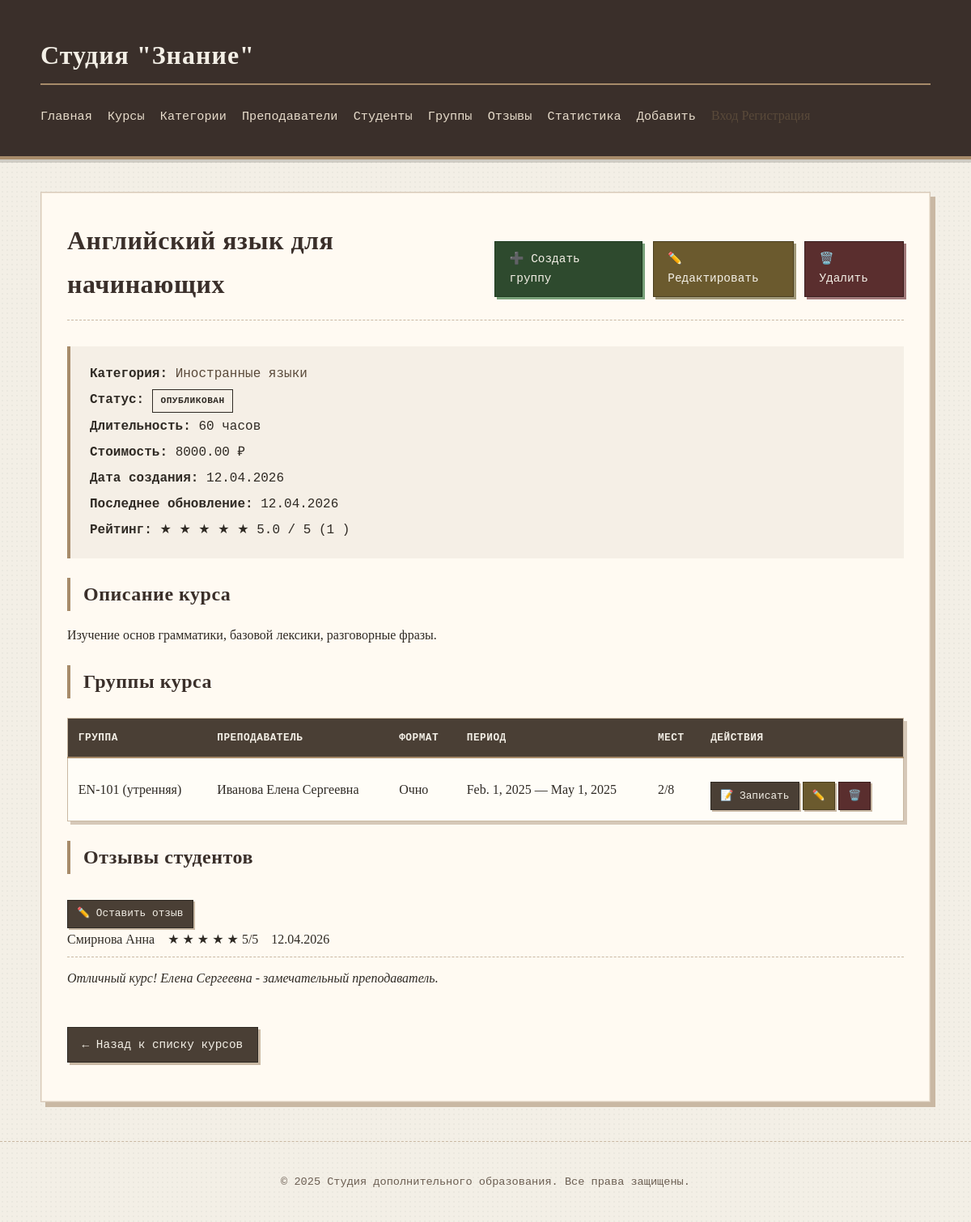
Screenshot of /education/course/english-beginners/ with the database file from the repository.
### education/models.py (models this page shows, shortened)
class Course(models.Model):
    class Status(models.IntegerChoices):
        DRAFT = 0, 'Черновик'
        PUBLISHED = 1, 'Опубликован'
    category = models.ForeignKey(
        Category,
        on_delete=models.SET_NULL,
        null=True,
        related_name='courses',
        verbose_name="Категория"
    )
    title = models.CharField(max_length=100, verbose_name="Название")
    slug = models.SlugField(max_length=100, unique=True, db_index=True, verbose_name="URL")
    description = models.TextField(verbose_name="Краткое описание")
    full_description = models.TextField(blank=True, verbose_name="Полное описание")
    duration_hours = models.IntegerField(verbose_name="Длительность (часы)")
    price = models.DecimalField(max_digits=10, decimal_places=2, verbose_name="Стоимость")
    status = models.IntegerField(
        choices=Status.choices,
        default=Status.DRAFT,
        verbose_name="Статус"
    )
    time_create = models.DateTimeField(auto_now_add=True, verbose_name="Дата создания")
    time_update = models.DateTimeField(auto_now=True, verbose_name="Дата изменения")
    class Meta:
        db_table = 'courses'
        verbose_name = 'Курс'
        verbose_name_plural = 'Курсы'
        ordering = ['-time_create']

class Category(models.Model):
    name = models.CharField(max_length=100, verbose_name="Название категории", unique=True)
    slug = models.SlugField(max_length=100, unique=True, db_index=True, verbose_name="URL")
    description = models.TextField(blank=True, verbose_name="Описание категории")
    class Meta:
        db_table = 'categories'
        verbose_name = 'Категория'
        verbose_name_plural = 'Категории'
        ordering = ['name']
    def get_absolute_url(self):
        return reverse('category-detail', kwargs={'cat_slug': self.slug})

class Group(models.Model):
    FORMAT_CHOICES = [
        ('offline', 'Очно'),
        ('online', 'Онлайн'),
        ('hybrid', 'Гибридный'),
    ]
    course = models.ForeignKey(Course, on_delete=models.CASCADE, related_name='groups', verbose_name="Курс")
    teacher = models.ForeignKey(Teacher, on_delete=models.SET_NULL, null=True, related_name='groups', verbose_name="Преподаватель")
    name = models.CharField(max_length=100, verbose_name="Название группы")
    start_date = models.DateField(verbose_name="Дата начала")
    end_date = models.DateField(verbose_name="Дата окончания")
    format = models.CharField(max_length=20, choices=FORMAT_CHOICES, verbose_name="Формат обучения")
    max_students = models.PositiveIntegerField(default=10, verbose_name="Макс. студентов")
    is_active = models.BooleanField(default=True, verbose_name="Активна")
    class Meta:
        db_table = 'groups'
        verbose_name = 'Группа'
        verbose_name_plural = 'Группы'
        ordering = ['-start_date']

class Teacher(models.Model):
    user = models.OneToOneField(
        User,
        on_delete=models.CASCADE,
        null=True,
        blank=True,
        related_name='teacher_profile',
        verbose_name="Пользователь"
    )
    first_name = models.CharField(max_length=50, verbose_name="Имя")
    last_name = models.CharField(max_length=50, verbose_name="Фамилия")
    middle_name = models.CharField(max_length=50, blank=True, verbose_name="Отчество")
    specialization = models.CharField(max_length=100, verbose_name="Специализация")
    phone = models.CharField(max_length=20, verbose_name="Телефон")
    email = models.EmailField(max_length=100, blank=True, verbose_name="Email")
    bio = models.TextField(blank=True, verbose_name="Биография")
    photo = models.ImageField(
        upload_to='teachers/%Y/%m/',
        blank=True,
        null=True,
        verbose_name="Фото",
        validators=[
            FileExtensionValidator(allowed_extensions=['jpg', 'jpeg', 'png', 'gif']),
            validate_image_size
        ],
        help_text="Поддерживаются форматы: JPG, PNG, GIF. Максимальный размер: 5 МБ"
    )
    is_active = models.BooleanField(default=True, verbose_name="Активен")
    class Meta:
        db_table = 'teachers'
        verbose_name = 'Преподаватель'
        verbose_name_plural = 'Преподаватели'
        ordering = ['last_name', 'first_name']
    def get_full_name(self):
        parts = [self.last_name, self.first_name]
        if self.middle_name:
            parts.append(self.middle_name)
        return ' '.join(parts)

class Review(models.Model):
    student = models.ForeignKey(Student, on_delete=models.CASCADE, related_name='reviews', verbose_name="Студент")
    course = models.ForeignKey(Course, on_delete=models.CASCADE, related_name='reviews', verbose_name="Курс")
    rating = models.IntegerField(choices=[(i, str(i)) for i in range(1, 6)], verbose_name="Оценка")
    comment = models.TextField(verbose_name="Комментарий")
    review_date = models.DateTimeField(auto_now_add=True, verbose_name="Дата отзыва")
    is_approved = models.BooleanField(default=False, verbose_name="Одобрен")
    class Meta:
        db_table = 'reviews'
        verbose_name = 'Отзыв'
        verbose_name_plural = 'Отзывы'
        ordering = ['-review_date']

class Student(models.Model):
    user = models.OneToOneField(
        User,
        on_delete=models.CASCADE,
        null=True,
        blank=True,
        related_name='student_profile',
        verbose_name="Пользователь"
    )
    first_name = models.CharField(max_length=50, verbose_name="Имя")
    last_name = models.CharField(max_length=50, verbose_name="Фамилия")
    middle_name = models.CharField(max_length=50, blank=True, verbose_name="Отчество")
    phone = models.CharField(max_length=20, verbose_name="Телефон")
    email = models.EmailField(max_length=100, verbose_name="Email", unique=True)
    birth_date = models.DateField(verbose_name="Дата рождения")
    time_create = models.DateTimeField(auto_now_add=True, verbose_name="Дата регистрации")
    class Meta:
        db_table = 'students'
        verbose_name = 'Студент'
        verbose_name_plural = 'Студенты'
        ordering = ['last_name', 'first_name']
    def get_full_name(self):
        parts = [self.last_name, self.first_name]
        if self.middle_name:
            parts.append(self.middle_name)
        return ' '.join(parts)

### education/views.py (the view)
# urls.py: path('course/<slug:course_slug>/', views.course_detail_slug, name='course-detail-slug'),
def course_detail_slug(request, course_slug):
    course = get_object_or_404(
        Course.objects.select_related('category').prefetch_related('groups__teacher'),
        slug=course_slug,
        status=Course.Status.PUBLISHED
    )
    groups = course.groups.filter(is_active=True)
    reviews = course.reviews.filter(is_approved=True).select_related('student')
    avg_rating = reviews.aggregate(avg=Avg('rating'))['avg']
    data = {
        'title': course.title,
        'course': course,
        'groups': groups,
        'reviews': reviews,
        'avg_rating': avg_rating,
    }
    return render(request, 'education/course_detail.html', data)

### education/templates/education/course_detail.html (shortened to what this page needs)
{% extends 'base.html' %}
{% block content %}
    <div class="course-detail">
        <div class="page-header">
            <h1>{{ course.title }}</h1>
            <div class="action-buttons">
                <a href="{% url 'group-create' %}?course={{ course.id }}" class="btn btn-success">➕ Создать группу</a>
                <a href="{% url 'course-update' course.slug %}" class="btn btn-edit">✏️ Редактировать</a>
                <a href="{% url 'course-delete' course.slug %}" class="btn btn-danger">🗑️ Удалить</a>
            </div>
        </div>
        <div class="course-meta">
            <p><strong>Категория:</strong>
                <a href="{{ course.category.get_absolute_url }}">{{ course.category.name }}</a>
            </p>
            <p><strong>Статус:</strong>
                {% if course.status == 1 %}
                <span class="badge published">Опубликован</span>
                {% else %}
                <span class="badge draft">Черновик</span>
                {% endif %}
            </p>
            <p><strong>Длительность:</strong> {{ course.duration_hours }} часов</p>
            <p><strong>Стоимость:</strong> {{ course.price }} ₽</p>
            <p><strong>Дата создания:</strong> {{ course.time_create|date:"d.m.Y" }}</p>
            {% if course.time_update != course.time_create %}
            <p><strong>Последнее обновление:</strong> {{ course.time_update|date:"d.m.Y" }}</p>
            {% endif %}
            {% if avg_rating %}
            <p><strong>Рейтинг:</strong>
                <span class="rating-display">
                    {% for i in "12345"|make_list %}
                        {% if forloop.counter <= avg_rating|floatformat:0|add:"0" %}
                            ★
                        {% else %}
                            ☆
                        {% endif %}
                    {% endfor %}
                    {{ avg_rating|floatformat:1 }} / 5 ({{ reviews.count }}
                    {{ reviews.count|pluralize:"отзыв,отзыва,отзывов" }})
                </span>
            </p>
            {% endif %}
        </div>
        <div class="course-description">
            <h2>Описание курса</h2>
            <div class="description-content">
                {{ course.full_description|default:course.description|linebreaks }}
            </div>
        </div>
        {% if groups %}
        <div class="course-groups">
            <h2>Группы курса</h2>
            <table class="groups-table">
                <thead>
                    <tr>
                        <th>Группа</th>
                        <th>Преподаватель</th>
                        <th>Формат</th>
                        <th>Период</th>
                        <th>Мест</th>
                        <th>Действия</th>
                    </tr>
                </thead>
                <tbody>
                    {% for group in groups %}
                    <tr>
                        <td>{{ group.name }}</td>
                        <td>{{ group.teacher.get_full_name|default:"Не назначен" }}</td>
                        <td>{{ group.get_format_display }}</td>
                        <td>{{ group.start_date }} — {{ group.end_date }}</td>
                        <td>{{ group.enrollments.count }}/{{ group.max_students }}</td>
                        <td class="actions">
                            <a href="{% url 'enrollment-create' %}?group={{ group.id }}" class="btn btn-small">📝 Записать</a>
                            <a href="{% url 'group-update' group.id %}" class="btn btn-small btn-edit">✏️</a>
                            <a href="{% url 'group-delete' group.id %}" class="btn btn-small btn-danger">🗑️</a>
                        </td>
                    </tr>
                    {% endfor %}
                </tbody>
            </table>
        </div>
        {% else %}
        <div class="empty-state">
            <p>Для этого курса пока нет групп.</p>
            <a href="{% url 'group-create' %}?course={{ course.id }}" class="btn btn-success">➕ Создать первую группу</a>
        </div>
        {% endif %}
        {% if reviews %}
        <div class="course-reviews">
            <div class="reviews-header">
                <h2>Отзывы студентов</h2>
                <a href="{% url 'review-create' %}" class="btn btn-small">✏️ Оставить отзыв</a>
            </div>
            {% for review in reviews %}
            <div class="review-item">
                <div class="review-header">
                    <span class="author">{{ review.student.get_full_name }}</span>
                    <span class="rating">
                        {% for i in "12345"|make_list %}
                            {% if forloop.counter <= review.rating %}
                                ★
                            {% else %}
                                ☆
                            {% endif %}
                        {% endfor %}
                        <span class="rating-value">{{ review.rating }}/5</span>
                    </span>
                    <span class="date">{{ review.review_date|date:"d.m.Y" }}</span>
                </div>
                <p class="review-comment">{{ review.comment }}</p>
            </div>
            {% endfor %}
        </div>
        {% else %}
        <div class="course-reviews">
            <h2>Отзывы студентов</h2>
            <p class="text-muted">Пока нет отзывов об этом курсе.</p>
            <a href="{% url 'review-create' %}" class="btn">✏️ Оставить первый отзыв</a>
        </div>
        {% endif %}
        <div class="course-footer">
            <p class="back-link">
                <a href="{% url 'courses-list' %}" class="btn">← Назад к списку курсов</a>
            </p>
        </div>
    </div>
{% endblock %}

### education/static/education/css/styles.css (style rules this page uses)
body { font-family: "Georgia", "Times New Roman", serif; line-height: 1.7; margin: 0; padding: 0; background-color: #f3efe6; color: #2f2a24; background-image: radial-gradient(rgba(0,0,0,0.03) 1px, transparent 1px); background-size: 6px 6px; }
.btn { display: inline-block; background-color: #4a3f35; color: #f3efe6; padding: 0.55rem 1.1rem; text-decoration: none; border: 1px solid #2f2a24; font-family: "Courier New", monospace; font-size: 0.9rem; margin-top: 1rem; box-shadow: 3px 3px 0 #c9b8a3; transition: all 0.15s ease; }
h1, h2, h3, h4, h5, h6 { font-family: "Georgia", "Times New Roman", serif; font-weight: 600; color: #3a2f2a; letter-spacing: 0.5px; }
h1 { border-bottom: 2px solid #a78b6a; padding-bottom: 0.5rem; margin-bottom: 1.5rem; }
h2 { font-size: 1.5rem; margin: 1.5rem 0 1rem; border-left: 4px solid #a78b6a; padding-left: 1rem; }
.page-header { display: flex; justify-content: space-between; align-items: center; margin-bottom: 2rem; border-bottom: 1px dashed #c9b8a3; padding-bottom: 1rem; }
.page-header h1 { border-bottom: none; margin: 0; padding: 0; }
.action-buttons { display: flex; gap: 0.8rem; }
.btn-danger { background-color: #5a2e2e; color: #f3efe6; border-color: #3a1e1e; box-shadow: 3px 3px 0 #a07878; }
.btn-success { background-color: #2e4a2e; color: #f3efe6; border-color: #1e3a1e; box-shadow: 3px 3px 0 #78a078; }
.btn-edit { background-color: #6b5a2e; color: #f3efe6; border-color: #4a3e1e; box-shadow: 3px 3px 0 #a09878; }
.btn-small { padding: 0.35rem 0.7rem; font-size: 0.8rem; box-shadow: 2px 2px 0 #c9b8a3; }
.students-table, .groups-table, .performance-table, .attendance-table, .schedule-table, .stats-table { width: 100%; border-collapse: collapse; margin: 1.5rem 0; background: #fffdf7; border: 1px solid #c9b8a3; box-shadow: 4px 4px 0 #d6c8b8; }
.students-table th, .groups-table th, .performance-table th, .attendance-table th, .schedule-table th, .stats-table th { background: #4a3f35; color: #f3efe6; padding: 0.8rem; text-align: left; font-family: "Courier New", monospace; font-weight: 600; text-transform: uppercase; font-size: 0.8rem; letter-spacing: 0.5px; border-bottom: 2px solid #a78b6a; }
.students-table td, .groups-table td, .performance-table td, .attendance-table td, .schedule-table td, .stats-table td { padding: 0.8rem; border-bottom: 1px solid #d6c8b8; font-family: "Georgia", serif; }
.students-table tr:last-child td, .groups-table tr:last-child td, .performance-table tr:last-child td, .attendance-table tr:last-child td, .schedule-table tr:last-child td, .stats-table tr:last-child td { border-bottom: none; }
.badge { display: inline-block; padding: 0.25rem 0.6rem; font-family: "Courier New", monospace; font-size: 0.7rem; font-weight: 600; text-transform: uppercase; letter-spacing: 0.5px; border: 1px solid; }
.review-header { display: flex; flex-wrap: wrap; align-items: center; gap: 1rem; margin-bottom: 0.8rem; padding-bottom: 0.5rem; border-bottom: 1px dashed #c9b8a3; }
.review-comment { color: #2f2a24; line-height: 1.6; margin: 0.5rem 0 0; font-style: italic; }
a { color: #5a4a3a; text-decoration: none; transition: all 0.15s ease; }
.back-link { margin-top: 2rem; }
.course-meta { background: #f5efe6; padding: 1rem 1.5rem; margin: 1rem 0; border-left: 4px solid #a78b6a; font-family: "Courier New", monospace; }
.course-meta p { margin: 0.3rem 0; }

### rows the page displays
Course: title "Английский язык для начинающих", category.name "Иностранные языки", duration_hours "60", price "8000.00", time_create "12.04.2026", time_update "12.04.2026", full_description "Изучение основ грамматики, базовой лексики, разговорные фразы."
Group: name "EN-101 (утренняя)", teacher.get_full_name "Иванова Елена Сергеевна", format "Очно", start_date "Feb. 1, 2025", end_date "May 1, 2025", enrollments.count "2", max_students "8"
Review: student.get_full_name "Смирнова Анна", rating "5", review_date "12.04.2026", comment "Отличный курс! Елена Сергеевна - замечательный преподаватель."

### other values shown
{{ avg_rating|floatformat:1 }} "5.0"
{{ reviews.count }} "1"
